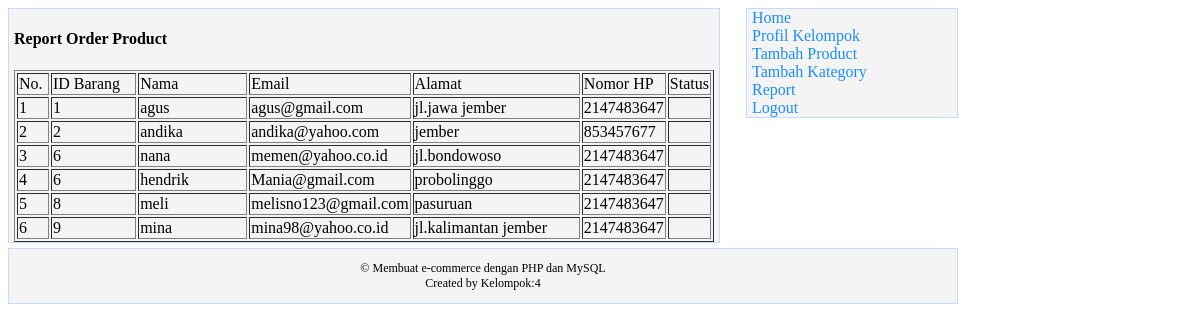
/admin/report.php (signed in), run on the app's committed database.
### tables this page shows
CREATE TABLE IF NOT EXISTS `order_product` (
  `id` int(11) NOT NULL,
  `id_product` int(11) NOT NULL,
  `name` varchar(100) NOT NULL,
  `email` varchar(100) NOT NULL,
  `address` varchar(1000) NOT NULL,
  `number_phone` int(12) NOT NULL
);

### admin/report.php (the view, shortened to what this page needs)
<html>
	<head>
		<link href="style/style.css" rel="stylesheet" type="text/css">
	</head>
	<body>
		<div id="outline">
			<div id="content">
			<?php
				if ($_SESSION['id'] == FALSE)
					{
						echo "<meta http-equiv='refresh' content='0;url=index.php' />";
					}
				else
					{
				?>
				<h4>Report Order Product</h4>
				<?php
					$query = mysql_query("SELECT * from order_product");
					$row = mysql_num_rows($query);
					if($row == 0)
						{
							echo "<b>Tidak ada hasil Penjualan</b>";
						}
					else
						{
							?>
								<table border="1">
									<tr>
										<td width="5%">No.</td>
										<td width="15%">ID Barang</td>
										<td width="20%">Nama</td>
										<td width="15%">Email</td>
										<td width="30%">Alamat</td>
										<td width="10%">Nomor HP</td>
										<td width="5%">Status</td>
									</tr>
									<?php
									$i = 0;
									while($data=mysql_fetch_array($query))
										{
										$i++
											?>
												<tr>
													<td><?php echo $i?></td>
													<td><?php echo $data['id_product']?></td>
													<td><?php echo $data['name']?></td>
													<td><?php echo $data['email']?></td>
													<td><?php echo $data['address']?></td>
													<td><?php echo $data['number_phone']?></td>
													<td><?php echo $data['status']?></td>
												</tr>
											<?php
										}
									?>
								</table>
							<?php
						}
					}
				?>
			</div>
			<?php
				if ($_SESSION['id'] == TRUE)
					{
			?>
			<div id="sidebar">
				<a href="index.php">Home</a><br>
				<a href="profil.php">Profil Kelompok</a><br>
				<a href="add_product.php">Tambah Product</a><br>
				<a href="add_category.php">Tambah Kategory</a><br>
				<a href="report.php">Report</a><br>
				<a href="logout.php">Logout</a>
			</div>
			<?php
					}
			?>
			<div id="footer">
				<p>© Membuat e-commerce  dengan PHP dan MySQL <br>Created by Kelompok:4</a></p>
			</div>
		</div>
	</body>
</html>

### admin/style/style.css (style rules this page uses)
body { width:950px; background-color:#ffffff; }
a { color:#1A8DFF; text-decoration:none; }
#outline { margin:0 auto; padding:0; }
#content { margin:0 auto; padding:0 5px; float:left; width:700px; border:1px solid #C2DAFF; background-color:#f4f4f4; }
#sidebar { margin:0 auto; padding:0 5px; width:200px; float:right; border:1px solid #C2DAFF; background-color:#f4f4f4; }
#footer { margin:5px 0; background-color:#f4f4f4; border:1px solid #C2DAFF; }
#footer p { font-size:12px; text-align:center; }

### data on the page
order_product: id_product "1", name "agus", email "agus@gmail.com", address "jl.jawa jember", number_phone "2147483647"
order_product: id_product "2", name "andika", email "andika@yahoo.com", address "jember", number_phone "853457677"
order_product: id_product "6", name "nana", email "memen@yahoo.co.id", address "jl.bondowoso", number_phone "2147483647"
order_product: id_product "6", name "hendrik", email "Mania@gmail.com", address "probolinggo", number_phone "2147483647"
order_product: id_product "8", name "meli", email "melisno123@gmail.com", address "pasuruan", number_phone "2147483647"
order_product: id_product "9", name "mina", email "mina98@yahoo.co.id", address "jl.kalimantan jember", number_phone "2147483647"
